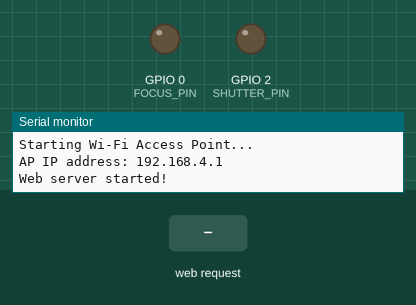
Recording of a sketch running on a simulated ESP32-C3. Shown: output pins drawn as LEDs (lit = HIGH), the last lines printed to the serial monitor. Inputs (shaded band) come from the test bench.

Above: at 4.4 s.
4.5 s: HTTP request GET /snap received
At 5.9 s:
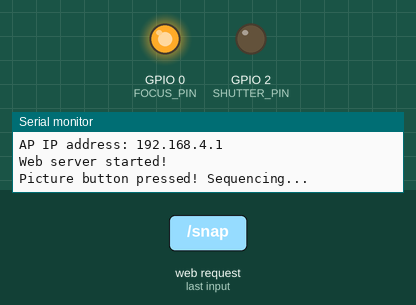
7.5 s: HTTP request GET /snap?dir=1&state=1 received
At 8.9 s:
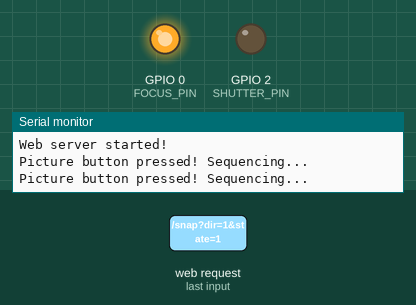
10.0 s: HTTP request GET /snap?dir=120&state=120 received
At 17.5 s:
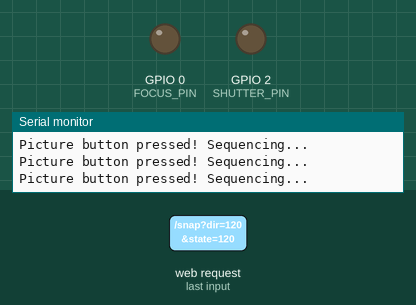
Timing chart, 0 to 19.0 s (numbered marks = the images above; inputs shaded):
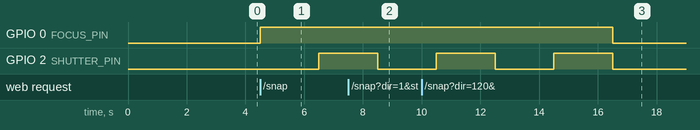

Measured:
- after the input at 4.5 s, GPIO 0 (FOCUS_PIN): LOW → HIGH at once; GPIO 2 (SHUTTER_PIN): LOW → HIGH after 2.0 s
- after the input at 7.5 s, GPIO 0 (FOCUS_PIN): stays HIGH (without the input it goes to LOW after 1.0 s)
- after the input at 10.0 s, GPIO 0 (FOCUS_PIN): HIGH → LOW after 6.5 s instead of 2.5 s

The sketch:

camMount.ino
```cpp
#include <WiFi.h>
#include <WebServer.h>
#include <HardwareSerial.h>

// --- Hardware & Protocol Setup ---
// WARNING: Pins 4 and 5 conflict with JTAG on the ESP32-C3!
// Change these back to 10 and 8 if the camera stops moving.
#define TX_PIN 10  // Safe pin for ESP32-C3
#define RX_PIN 8   // Safe pin for ESP32-C3
HardwareSerial CamSerial(1);

#define CHANNEL   0x60
#define CMD_LEFT  0xCC
#define CMD_RIGHT 0xC3
#define CMD_UP    0xCA
#define CMD_DOWN  0xC5

#define PAN_FAST  0xA8
#define TILT_FAST 0x58

// --- Camera Shutter Setup ---
#define FOCUS_PIN 0    // Controls Transistor 1 (Black Wire)
#define SHUTTER_PIN 2  // Controls Transistor 2 (Red Wire)
// --- Camera Focus and shutter - White + Black = focus ----- White + Black + Red = Photo

// --- Wi-Fi Setup ---
const char* ssid = "Corbans_Camera";
const char* password = "geek1234";

WebServer server(80);
byte activeCommand = 0x00;

// --- The HTML & CSS Webpage ---
const char* htmlPage = R"rawliteral(
<!DOCTYPE html>
<html>
<head>
  <meta name="viewport" content="width=device-width, initial-scale=1, maximum-scale=1, user-scalable=no">
  <title>Zifon Control</title>
  <style>
    /* Lock the page exactly to the visible window, stopping Chrome from pushing it down */
    html, body {
      height: 100%;
      width: 100%;
      margin: 0;
      padding: 0;
    }

    body {
      display: flex;
      flex-direction: column;
      align-items: center;
      justify-content: center;
      background-color: #121212;
      font-family: sans-serif;
      overflow: hidden; /* Prevent accidental scrolling */
      touch-action: none; /* Block all browser gestures */
    }

    .d-pad {
      display: grid;
      grid-template-columns: repeat(3, 24vmin);
      grid-template-rows: repeat(3, 24vmin);
      gap: 2vmin;
    }

    .btn {
      box-sizing: border-box; /* Forces the 4px border inside the 24vmin size */
      background-color: #333333;
      color: #ffffff;
      border: 4px solid #555555;
      border-radius: 20px;
      font-size: 11vmin;
      display: flex;
      align-items: center;
      justify-content: center;
      user-select: none;
      -webkit-user-select: none;
      cursor: pointer;
      box-shadow: 0 10px 20px rgba(0,0,0,0.5);
      transition: transform 0.1s, box-shadow 0.1s, background-color 0.1s;
    }

    /* Default blue press for directional arrows */
    .btn:active {
      background-color: #007bff;
      border-color: #0056b3;
      transform: scale(0.92);
      box-shadow: 0 4px 8px rgba(0,0,0,0.5);
    }

    /* Custom red press for the camera shutter */
    .center:active {
      background-color: #dc3545;
      border-color: #a71d2a;
    }

    /* Refresh and Focus Button Styling */
    .small-btn { font-size: 8vmin; background-color: #222; border-color: #444; font-weight: bold;}
    .small-btn:active { background-color: #555; border-color: #777; }

    .focus:active { background-color: #28a745; border-color: #1e7e34; } /* Turns green when focusing */

    /* Grid Placement */
    .up { grid-column: 2; grid-row: 1; }
    .left { grid-column: 1; grid-row: 2; }
    .center { grid-column: 2; grid-row: 2; }
    .right { grid-column: 3; grid-row: 2; }
    .refresh { grid-column: 1; grid-row: 3; }
    .down { grid-column: 2; grid-row: 3; }
    .focus { grid-column: 3; grid-row: 3; }
  </style>
  <script>
    function startMove(dir) { fetch('/move?dir=' + dir); }
    function stopMove() { fetch('/stop'); }

    function startFocus() { fetch('/focus?state=on'); }
    function stopFocus() { fetch('/focus?state=off'); }
    function takePicture() { fetch('/snap'); }

    document.addEventListener('contextmenu', event => event.preventDefault());
  </script>
</head>
<body>
  <div class="d-pad">
    <div class="btn up" onpointerdown="startMove('up')" onpointerup="stopMove()" onpointerleave="stopMove()">&#9650;</div>
    <div class="btn left" onpointerdown="startMove('left')" onpointerup="stopMove()" onpointerleave="stopMove()">&#9664;</div>

    <div class="btn center" onpointerdown="takePicture()">&#128247;</div>

    <div class="btn right" onpointerdown="startMove('right')" onpointerup="stopMove()" onpointerleave="stopMove()">&#9654;</div>

    <div class="btn small-btn refresh" onpointerdown="location.reload()">&#8635;</div>

    <div class="btn down" onpointerdown="startMove('down')" onpointerup="stopMove()" onpointerleave="stopMove()">&#9660;</div>

    <div class="btn small-btn focus" onpointerdown="startFocus()" onpointerup="stopFocus()" onpointerleave="stopFocus()">AF</div>
  </div>
</body>
</html>
)rawliteral";

// --- Web Server Endpoints ---

void handleRoot() {
  server.send(200, "text/html", htmlPage);
}

void handleMove() {
  String dir = server.arg("dir");
  if (dir == "left") activeCommand = CMD_LEFT;
  else if (dir == "right") activeCommand = CMD_RIGHT;
  else if (dir == "up") activeCommand = CMD_UP;
  else if (dir == "down") activeCommand = CMD_DOWN;

  pinMode(TX_PIN, OUTPUT);
  CamSerial.begin(9600, SERIAL_8N1, RX_PIN, TX_PIN);

  server.send(200, "text/plain", "Moving " + dir);
}

void handleStop() {
  activeCommand = 0x00;
  delay(10);
  CamSerial.end();
  pinMode(TX_PIN, INPUT);
  server.send(200, "text/plain", "Stopped");
}

void handleFocus() {
  String state = server.arg("state");
  if (state == "on") {
    digitalWrite(FOCUS_PIN, HIGH); // Engage Transistor 1
    Serial.println("Focusing...");
  } else {
    digitalWrite(FOCUS_PIN, LOW);  // Release Transistor 1
    Serial.println("Focus Released.");
  }
  server.send(200, "text/plain", "Focus " + state);
}

void handleSnap() {
  Serial.println("Picture button pressed! Sequencing...");

  // 1. Half-press the button (Engage Focus)
  digitalWrite(FOCUS_PIN, HIGH);

  // Wait 800 milliseconds to give the Nikon lens time to actually lock focus
  // (If you are in a dark room or the subject is far, you might even need to increase this to 1000)
  delay(2000);

  // 2. Full-press the button (Engage Shutter while keeping Focus held down)
  digitalWrite(SHUTTER_PIN, HIGH);

  // Hold the shutter down for 200 milliseconds to ensure the camera registers the shot
  delay(2000);

  // 3. Release both
  digitalWrite(SHUTTER_PIN, LOW);
  digitalWrite(FOCUS_PIN, LOW);

  server.send(200, "text/plain", "Snap!");
}

void setup() {
  Serial.begin(115200);

  // Initialize Camera Pins
  pinMode(FOCUS_PIN, OUTPUT);
  digitalWrite(FOCUS_PIN, LOW);
  pinMode(SHUTTER_PIN, OUTPUT);
  digitalWrite(SHUTTER_PIN, LOW);

  // Initialize Speed Settings
  CamSerial.begin(9600, SERIAL_8N1, RX_PIN, TX_PIN);
  delay(3000);
  uint8_t panSpeed[3] = {CHANNEL, PAN_FAST, CHANNEL};
  CamSerial.write(panSpeed, 3);
  delay(100);
  uint8_t tiltSpeed[3] = {CHANNEL, TILT_FAST, CHANNEL};
  CamSerial.write(tiltSpeed, 3);
  delay(100);

  CamSerial.end();
  pinMode(TX_PIN, INPUT);

  // Start Wi-Fi Access Point
  Serial.println("Starting Wi-Fi Access Point...");
  WiFi.softAP(ssid, password);

  // *** SOFTWARE FIX FOR BROWNOUTS ***
  WiFi.setTxPower(WIFI_POWER_8_5dBm);

  IPAddress IP = WiFi.softAPIP();
  Serial.print("AP IP address: ");
  Serial.println(IP);

  // Start Web Server
  server.on("/", handleRoot);
  server.on("/move", handleMove);
  server.on("/stop", handleStop);
  server.on("/focus", handleFocus);
  server.on("/snap", handleSnap);
  server.begin();
  Serial.println("Web server started!");
}

void loop() {
  server.handleClient();

  if (activeCommand != 0x00) {
    if (CamSerial.availableForWrite() >= 3) {
      uint8_t packet[3] = {CHANNEL, activeCommand, CHANNEL};
      CamSerial.write(packet, 3);
    }
  }
}
```
